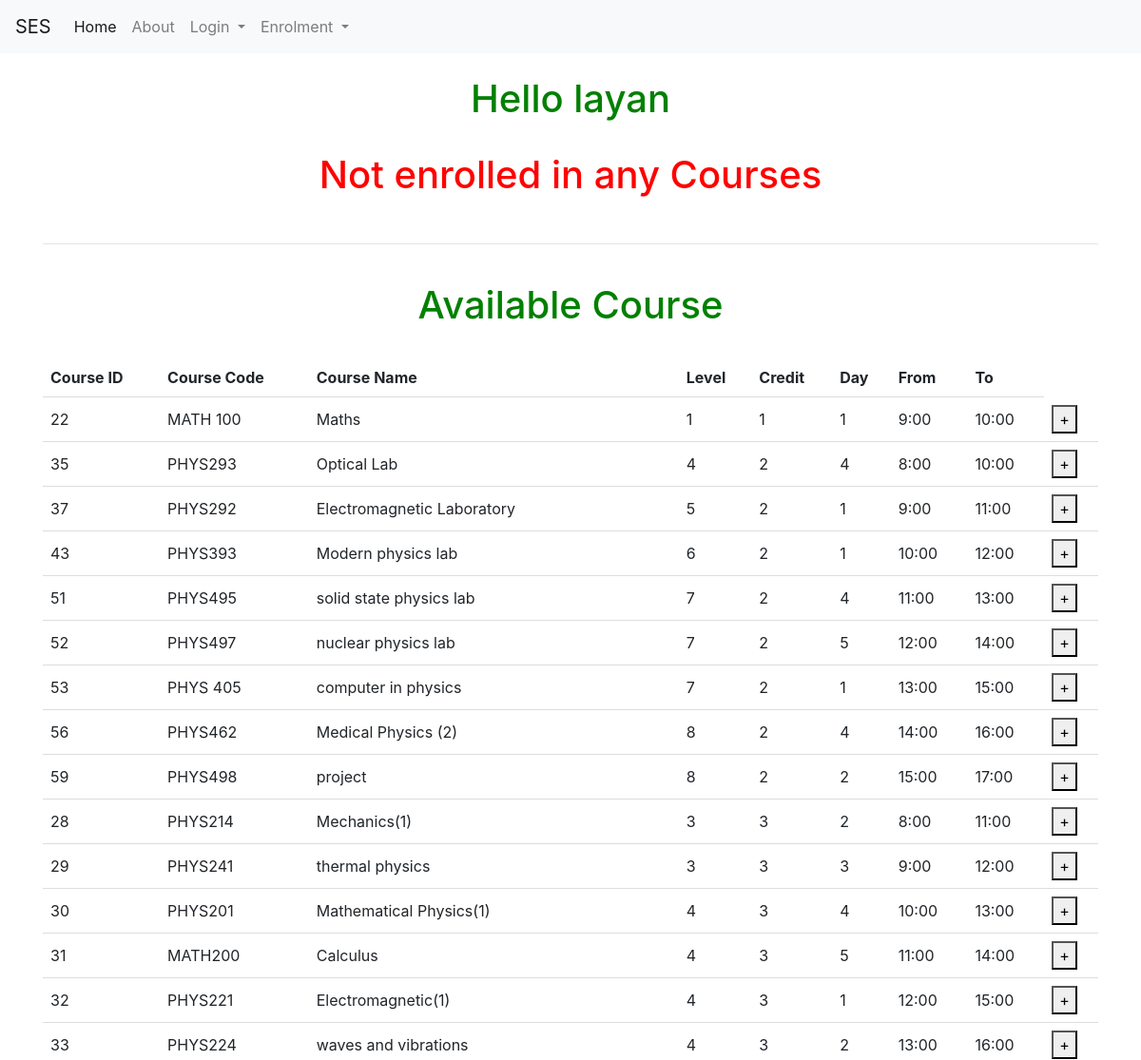
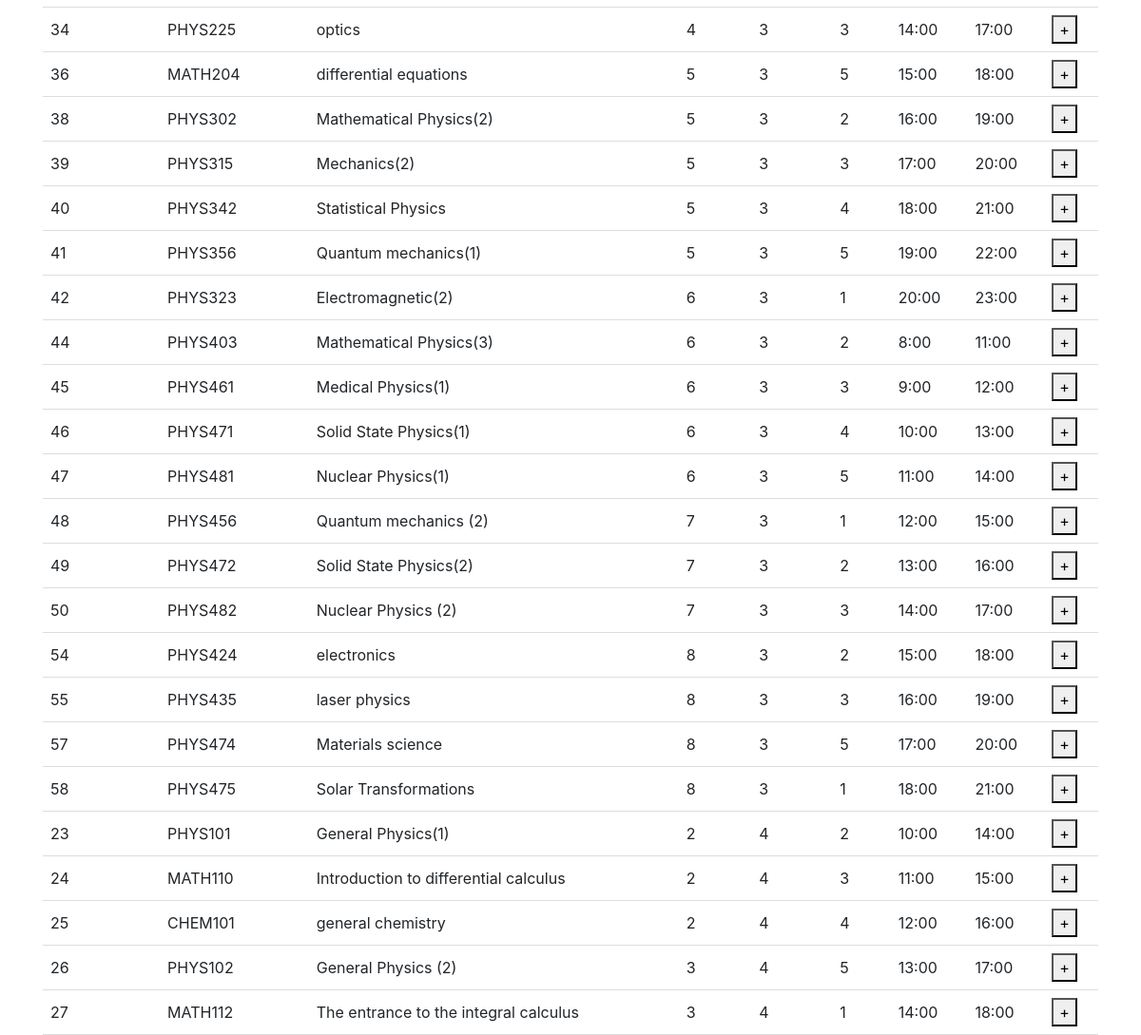
The page /student_course_enrolment?iddt=6 (signed in) on the database its author committed (2 pictures, top to bottom).
### models.py (models this page shows)
class User(UserMixin, db.Model):
    id = db.Column(db.Integer, primary_key=True)
    email = db.Column(db.String(100), unique=True)
    password = db.Column(db.String(100))
    name = db.Column(db.String(1000))
    dep_id =  db.Column(db.Integer)
    rol_id =  db.Column(db.Integer)

### tables this page shows
CREATE TABLE course (course_id [int] IDENTITY (1, 1) NOT NULL PRIMARY KEY UNIQUE, course_name [nchar] (10), course_descr [nchar] (10), course_code [nchar] (10), dep_id [int], plan_id [int], level_id [int], credit INTEGER, Day_id REFERENCES Day (Day_id), fromT TIME, toT TIME, loc_id INTEGER);

### available_courses.py (the view)
@available_courses.route('/student_course_enrolment', methods=['GET', 'POST'])
def student_course_enrolment():
    with app.app_context():
        user_id =  request.args.get('iddt')
        print('1')
        con = sqlite3.connect("instance/db.sqlite")
        cur = con.cursor()
        cur.execute("SELECT course_id, course_code, course_name, level_id, credit, Day_id , FromT, Tot FROM course p WHERE  NOT EXISTS (SELECT * FROM   Time_table od WHERE  p.course_id = od.course_id and od.user_id = '%s') AND dep_id = (select dep_id from user where id  = '%s' )" % (user_id,user_id))
        data = cur.fetchall()
        cur.execute("SELECT course.course_id, course.course_code, course.course_name, course.credit,course.day_id ,course.fromT, course.toT FROM course INNER JOIN Time_table ON course.course_id =Time_table.course_id where Time_table.user_id = '%s'" % (user_id))
        data2 = cur.fetchall()
        cur.execute("SELECT sum(course.credit) FROM course INNER JOIN Time_table ON course.course_id =Time_table.course_id where Time_table.user_id = '%s'" % (user_id))
        dataC = cur.fetchall()
        con.commit()
        con.close()
        print('2')
    return render_template('student_course_enrolment.html', data=data,data2=data2, idd = current_user.id,name= current_user.name,dataC=dataC)

### templates/student_course_enrolment.html (shortened to what this page needs)
{% extends "base.html" %}
{% block content %}
<h1> Hello {{name}} </h1>
{% if not data2 %}
<h1 style="color:red;">Not enrolled in any Courses</h1>
{% endif %}
<hr>
{% if not data %}
<h1 style="color:red;">No Available Course</h1>
{% else %}
<h1> Available Course</h1>
<form method="post" action="/incourse">
<table id="table_to_highlight" style="width:100%">
    <thead>
      <tr>
        <th>Course ID</th>
        <th>Course Code</th>
        <th>Course Name</th>
        <th>Level</th>
        <th>Credit</th>
        <th>Day</th>
        <th>From</th>
        <th>To</th>
      </tr>
      </thead>
      <tbody>
       {% for row in data %}
              <tr>
                <td><input type="hidden" name="title" value="{{ row[0] }}"> {{ row[0] }} </td>
                  <td>{{row[1]}}</td>
                  <td>{{row[2]}}</td>
                  <td>{{row[3]}}</td>
                  <td>{{row[4]}}</td>
                  <td>{{row[5]}}</td>
                  <td>{{row[6]}}</td>
                  <td>{{row[7]}}</td>
                  <td><button class="bi bi-plus" type="submit" value="{{ row[0] }}" name="course_id">+</button></td>
              </tr>
          {% endfor %}
      </tbody>
  </table>
  {% endif %}
    </form>
    {% endblock %}

### templates/student_course_enrolment.html (style rules this page uses)
body { text-align: center; }
h1 { color: green; }
table { border-collapse: collapse; width: 100%; }
th, td { padding: 8px; text-align: left; border-bottom: 1px solid #ddd; }

### rows shown on the page
User: name "layan"
course: course_id "22", course_code "MATH 100", course_name "Maths", level "1", credit "1", Day "1", fromT "9:00", toT "10:00"
course: course_id "35", course_code "PHYS293", course_name "Optical Lab", level "4", credit "2", Day "4", fromT "8:00", toT "10:00"
course: course_id "37", course_code "PHYS292", course_name "Electromagnetic Laboratory", level "5", credit "2", Day "1", fromT "9:00", toT "11:00"
course: course_id "43", course_code "PHYS393", course_name "Modern physics lab", level "6", credit "2", Day "1", fromT "10:00", toT "12:00"
course: course_id "51", course_code "PHYS495", course_name "solid state physics lab", level "7", credit "2", Day "4", fromT "11:00", toT "13:00"
course: course_id "52", course_code "PHYS497", course_name "nuclear physics lab", level "7", credit "2", Day "5", fromT "12:00", toT "14:00"
course: course_id "53", course_code "PHYS 405", course_name "computer in physics", level "7", credit "2", Day "1", fromT "13:00", toT "15:00"
course: course_id "56", course_code "PHYS462", course_name "Medical Physics (2)", level "8", credit "2", Day "4", fromT "14:00", toT "16:00"
course: course_id "59", course_code "PHYS498", course_name "project", level "8", credit "2", Day "2", fromT "15:00", toT "17:00"
course: course_id "28", course_code "PHYS214", course_name "Mechanics(1)", level "3", credit "3", Day "2", fromT "8:00", toT "11:00"
course: course_id "29", course_code "PHYS241", course_name "thermal physics", level "3", credit "3", Day "3", fromT "9:00", toT "12:00"
course: course_id "30", course_code "PHYS201", course_name "Mathematical Physics(1)", level "4", credit "3", Day "4", fromT "10:00", toT "13:00"
course: course_id "31", course_code "MATH200", course_name "Calculus", level "4", credit "3", Day "5", fromT "11:00", toT "14:00"
course: course_id "32", course_code "PHYS221", course_name "Electromagnetic(1)", level "4", credit "3", Day "1", fromT "12:00", toT "15:00"
course: course_id "33", course_code "PHYS224", course_name "waves and vibrations", level "4", credit "3", Day "2", fromT "13:00", toT "16:00"
course: course_id "34", course_code "PHYS225", course_name "optics", level "4", credit "3", Day "3", fromT "14:00", toT "17:00"
course: course_id "36", course_code "MATH204", course_name "differential equations", level "5", credit "3", Day "5", fromT "15:00", toT "18:00"
course: course_id "38", course_code "PHYS302", course_name "Mathematical Physics(2)", level "5", credit "3", Day "2", fromT "16:00", toT "19:00"
course: course_id "39", course_code "PHYS315", course_name "Mechanics(2)", level "5", credit "3", Day "3", fromT "17:00", toT "20:00"
course: course_id "40", course_code "PHYS342", course_name "Statistical Physics", level "5", credit "3", Day "4", fromT "18:00", toT "21:00"
course: course_id "41", course_code "PHYS356", course_name "Quantum mechanics(1)", level "5", credit "3", Day "5", fromT "19:00", toT "22:00"
course: course_id "42", course_code "PHYS323", course_name "Electromagnetic(2)", level "6", credit "3", Day "1", fromT "20:00", toT "23:00"
course: course_id "44", course_code "PHYS403", course_name "Mathematical Physics(3)", level "6", credit "3", Day "2", fromT "8:00", toT "11:00"
course: course_id "45", course_code "PHYS461", course_name "Medical Physics(1)", level "6", credit "3", Day "3", fromT "9:00", toT "12:00"
course: course_id "46", course_code "PHYS471", course_name "Solid State Physics(1)", level "6", credit "3", Day "4", fromT "10:00", toT "13:00"
course: course_id "47", course_code "PHYS481", course_name "Nuclear Physics(1)", level "6", credit "3", Day "5", fromT "11:00", toT "14:00"
course: course_id "48", course_code "PHYS456", course_name "Quantum mechanics (2)", level "7", credit "3", Day "1", fromT "12:00", toT "15:00"
course: course_id "49", course_code "PHYS472", course_name "Solid State Physics(2)", level "7", credit "3", Day "2", fromT "13:00", toT "16:00"
course: course_id "50", course_code "PHYS482", course_name "Nuclear Physics (2)", level "7", credit "3", Day "3", fromT "14:00", toT "17:00"
course: course_id "54", course_code "PHYS424", course_name "electronics", level "8", credit "3", Day "2", fromT "15:00", toT "18:00"
course: course_id "55", course_code "PHYS435", course_name "laser physics", level "8", credit "3", Day "3", fromT "16:00", toT "19:00"
course: course_id "57", course_code "PHYS474", course_name "Materials science", level "8", credit "3", Day "5", fromT "17:00", toT "20:00"
course: course_id "58", course_code "PHYS475", course_name "Solar Transformations", level "8", credit "3", Day "1", fromT "18:00", toT "21:00"
course: course_id "23", course_code "PHYS101", course_name "General Physics(1)", level "2", credit "4", Day "2", fromT "10:00", toT "14:00"
course: course_id "24", course_code "MATH110", course_name "Introduction to differential calculus", level "2", credit "4", Day "3", fromT "11:00", toT "15:00"
course: course_id "25", course_code "CHEM101", course_name "general chemistry", level "2", credit "4", Day "4", fromT "12:00", toT "16:00"
course: course_id "26", course_code "PHYS102", course_name "General Physics (2)", level "3", credit "4", Day "5", fromT "13:00", toT "17:00"
course: course_id "27", course_code "MATH112", course_name "The entrance to the integral calculus", level "3", credit "4", Day "1", fromT "14:00", toT "18:00"
